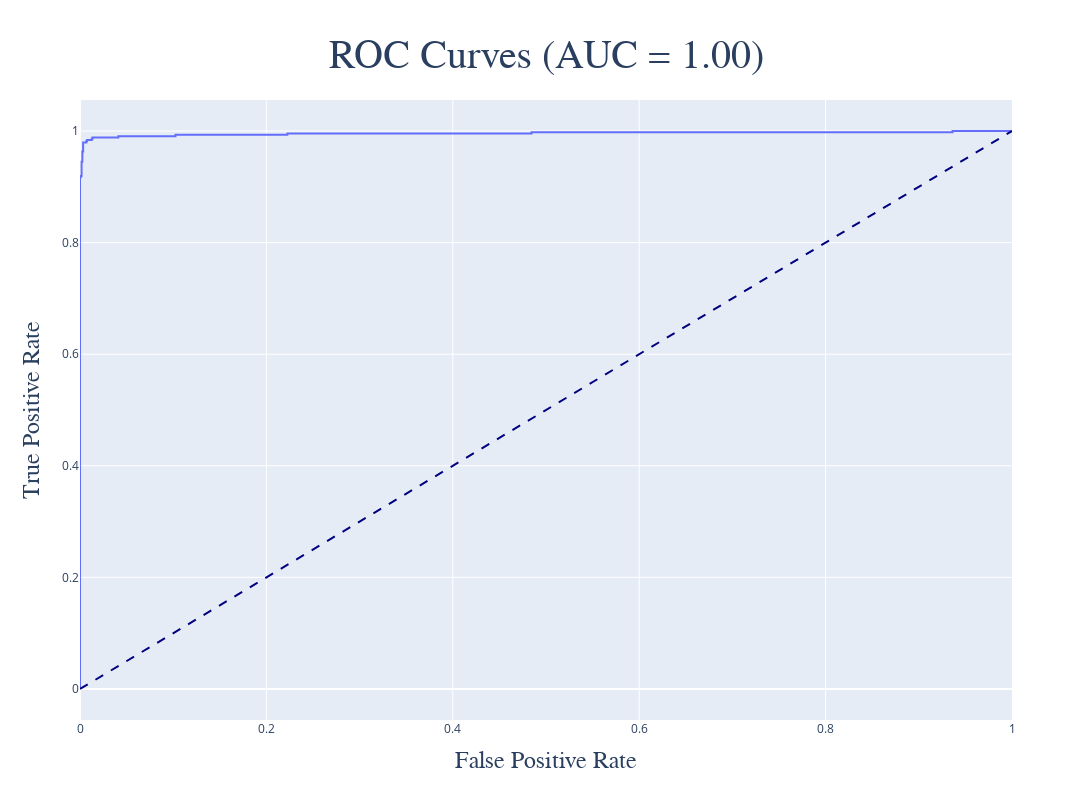

Write notebook code for a chart like this one.
### Markdown cell above
## Receiver Operating Characteristic Curve

### Code cell
import plotly.graph_objects as go
from sklearn.metrics import roc_curve, auc

fpr, tpr, _ = roc_curve(
    y_test, 
    model.predict_proba(x_test)[:, 1]
)

roc_auc = auc(fpr, tpr)

trace1 = go.Scatter(
    x = fpr, y = tpr, 
    mode = 'lines', 
    line = dict(width = 2),
)

trace2 = go.Scatter(
        x = [0, 1], y = [0, 1],
        mode = 'lines',
        line = dict(color = 'navy', width = 2, dash = 'dash'),
        showlegend = False
)

layout = go.Layout(
        title = {
            'text': 'ROC Curves (AUC = {:0.2f})'.format(roc_auc),
            'font': {
                'size': 40, 'family': 'Gulliver'
            }, 
            'x': 0.5, 'y': 0.95
        },
        xaxis = dict(
            title = {
                'text': 'False Positive Rate',
                'font': {
                    'size': 24, 'family': 'Gulliver'
                }
            }
        ),
        yaxis = dict(
            title = {
                'text': 'True Positive Rate',
                'font': {
                    'size': 24, 'family': 'Gulliver'
                }
            }
        ),
        width = 1200, height = 800,
        showlegend = False
)

fig = go.Figure(
    data = [trace1, trace2], 
    layout = layout
)

fig.show()

### Figure 1 — Plotly figure (JSON) as saved in the notebook; plotly's stock layout.template omitted (floating-point values rounded to 4 significant figures; data arrays with more than 128 entries replaced by an {"elided": "..."} marker saying what was removed)
{"data": [{"line": {"width": 2}, "mode": "lines", "type": "scatter", "x": {"elided": "172 float values"}, "y": {"elided": "172 float values"}}, {"line": {"color": "navy", "dash": "dash", "width": 2}, "mode": "lines", "showlegend": false, "type": "scatter", "x": [0, 1], "y": [0, 1]}], "layout": {"height": 800, "showlegend": false, "title": {"font": {"family": "Gulliver", "size": 40}, "text": "ROC Curves (AUC = 1.00)", "x": 0.5, "y": 0.95}, "width": 1200, "xaxis": {"title": {"font": {"family": "Gulliver", "size": 24}, "text": "False Positive Rate"}}, "yaxis": {"title": {"font": {"family": "Gulliver", "size": 24}, "text": "True Positive Rate"}}}}
